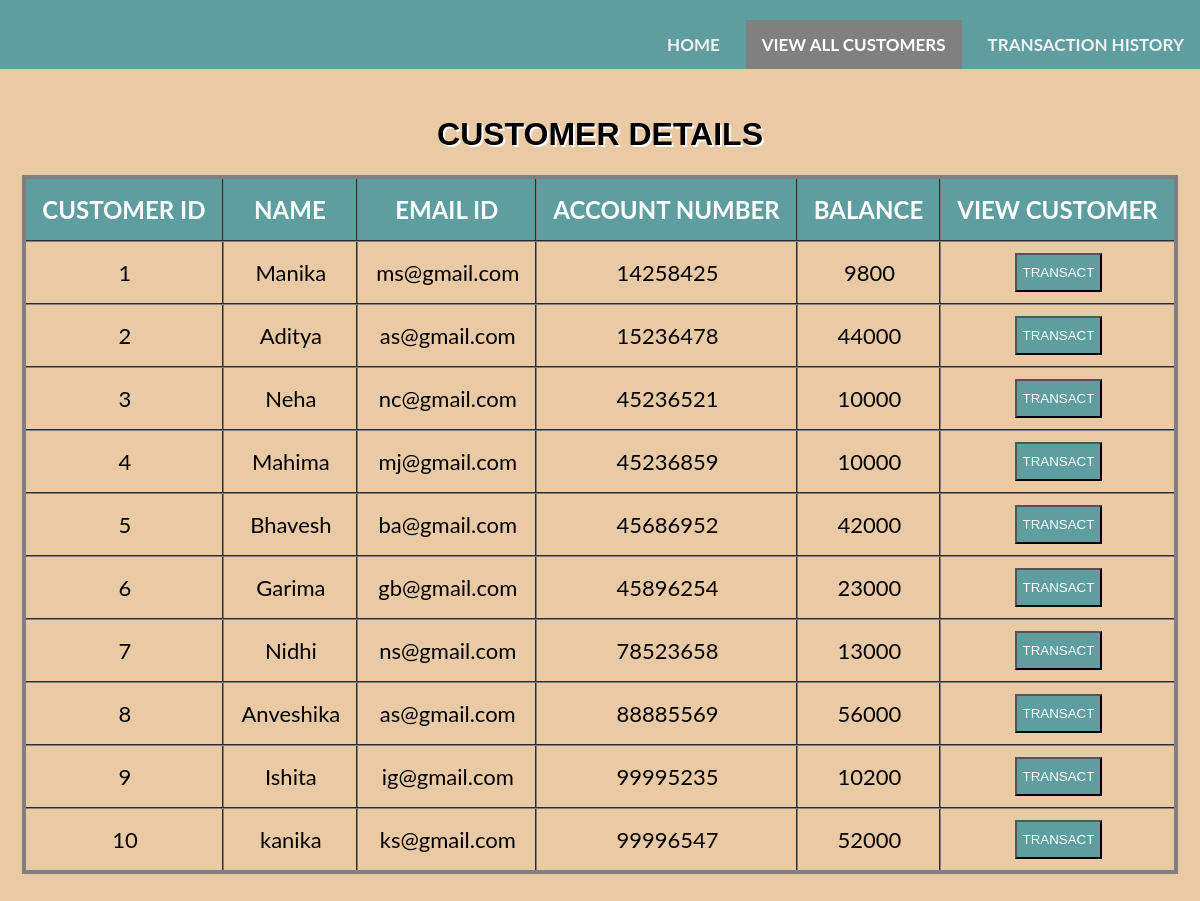
Page /customer_details.php on the committed database.
### tables this page shows
CREATE TABLE `customer` (
  `NAME` varchar(20) NOT NULL,
  `EMAIL` varchar(20) NOT NULL,
  `ACCOUNT NUMBER` int(20) NOT NULL,
  `BALANCE` int(20) NOT NULL
);

### customer_details.php (the view, shortened to what this page needs)
<?php
$con=mysqli_connect('localhost','root','','internet banking system');
$q="select * from customer ";
$result=mysqli_query($con,$q);
?>
<!DOCTYPE html>
<html lang="en">
<head>
    <link rel="stylesheet" href="css/getdetail.css">
    <link rel="stylesheet" href="css/header.css">
	<link rel="stylesheet" href="css/all.min.css">
	<link rel="stylesheet" href="css/style.css">
	<link rel="stylesheet" href="css/customer.css">
</head>
<body>
<div class="topnav">
		<a href="transaction_history.php">Transaction History</a>
        <a class="active" href="customer_details.php">View All Customers</a>
        <a href="index.php">Home</a>
</div>
<br>
<br>
<br>
<br>
<br>
<h1 style="color:black;text-shadow: 2px 2px white;">CUSTOMER DETAILS</h1>
    <table >
		<thead bgcolor="cadetblue">
			<th>CUSTOMER ID</th>
			<th>NAME</th>
			<th>EMAIL ID</th>
			<th>ACCOUNT NUMBER</th>
			<th>BALANCE</th>
			<th>VIEW CUSTOMER</th>
		</thead>
        <tbody>
		<tr>
			<?php
				$row=mysqli_fetch_array($result);
			?>
			<td>1</td>
			<td><?php echo  $row["NAME"]; ?></td>
			<td><?php echo  $row["EMAIL"]; ?></td>
			<td><?php echo  $row["ACCOUNT NUMBER"]; ?></td>
			<td><?php echo  $row["BALANCE"]; ?></td>
			<td>
				<form action="customer.php" method="post"  class="view">
					<button class="button1" type="submit" name="NAME" value="Manika" style="background-color: cadetblue; color:white;">TRANSACT</button>
				</form>
			</td>
		</tr>
        <tr>
			<?php
				$row=mysqli_fetch_array($result);
			?>
			<td>2</td>
			<td><?php echo  $row["NAME"]; ?></td>
			<td><?php echo  $row["EMAIL"]; ?></td>
			<td><?php echo  $row["ACCOUNT NUMBER"]; ?></td>
			<td><?php echo  $row["BALANCE"]; ?></td>
			<td>
				<form action="customer.php" method="post"  class="view">
					<button class="button1" type="submit" name="NAME" value="Aditya"style="background-color: cadetblue; color:white;">TRANSACT</button>
				</form>
			</td>
		</tr>
        <tr>
			<?php
				$row=mysqli_fetch_array($result);
			?>
			<td>3</td>
			<td><?php echo  $row["NAME"]; ?></td>
			<td><?php echo  $row["EMAIL"]; ?></td>
			<td><?php echo  $row["ACCOUNT NUMBER"]; ?></td>
			<td><?php echo  $row["BALANCE"]; ?></td>
			<td>
				<form action="customer.php" method="post"  class="view">
					<button class="button1" type="submit" name="NAME" value="Neha"style="background-color: cadetblue; color:white;">TRANSACT</button>
				</form>
			</td>
		</tr>
        <tr>
			<?php
				$row=mysqli_fetch_array($result);
			?>
			<td>4</td>
			<td><?php echo  $row["NAME"]; ?></td>
			<td><?php echo  $row["EMAIL"]; ?></td>
			<td><?php echo  $row["ACCOUNT NUMBER"]; ?></td>
			<td><?php echo  $row["BALANCE"]; ?></td>
			<td>
				<form action="customer.php" method="post"  class="view">
					<button class="button1" type="submit" name="NAME" value="Mahima"style="background-color: cadetblue; color:white;">TRANSACT</button>
				</form>
			</td>
		</tr>
        <tr>
			<?php
				$row=mysqli_fetch_array($result);
			?>
			<td>5</td>
			<td><?php echo  $row["NAME"]; ?></td>
			<td><?php echo  $row["EMAIL"]; ?></td>
			<td><?php echo  $row["ACCOUNT NUMBER"]; ?></td>
			<td><?php echo  $row["BALANCE"]; ?></td>
			<td>
				<form action="customer.php" method="post"  class="view">
					<button class="button1" type="submit" name="NAME" value="Bhavesh"style="background-color: cadetblue; color:white;">TRANSACT</button>
				</form>
			</td>
		</tr>
        <tr>
			<?php
				$row=mysqli_fetch_array($result);
			?>
			<td>6</td>
			<td><?php echo  $row["NAME"]; ?></td>
			<td><?php echo  $row["EMAIL"]; ?></td>
			<td><?php echo  $row["ACCOUNT NUMBER"]; ?></td>
			<td><?php echo  $row["BALANCE"]; ?></td>
			<td>
				<form action="customer.php" method="post"  class="view">
					<button class="button1" type="submit" name="NAME" value="Garima"style="background-color: cadetblue; color:white;">TRANSACT</button>
				</form>
			</td>
		</tr>
        <tr>
			<?php
				$row=mysqli_fetch_array($result);
			?>
			<td>7</td>
			<td><?php echo  $row["NAME"]; ?></td>
			<td><?php echo  $row["EMAIL"]; ?></td>
			<td><?php echo  $row["ACCOUNT NUMBER"]; ?></td>
			<td><?php echo  $row["BALANCE"]; ?></td>
			<td>
				<form action="customer.php" method="post"  class="view">
					<button class="button1" type="submit" name="NAME" value="Nidhi" style="background-color: cadetblue; color:white;">TRANSACT</button>
				</form>
			</td>
		</tr>
        <tr>
			<?php
				$row=mysqli_fetch_array($result);
			?>
			<td>8</td>
			<td><?php echo  $row["NAME"]; ?></td>
			<td><?php echo  $row["EMAIL"]; ?></td>
			<td><?php echo  $row["ACCOUNT NUMBER"]; ?></td>
			<td><?php echo  $row["BALANCE"]; ?></td>
			<td>
				<form action="customer.php" method="post"  class="view">
					<button class="button1" type="submit" name="NAME" value="Anveshika"style="background-color: cadetblue; color:white;">TRANSACT</button>
				</form>
			</td>
		</tr>
        <tr>
			<?php
				$row=mysqli_fetch_array($result);
			?>
			<td>9</td>
			<td><?php echo  $row["NAME"]; ?></td>
			<td><?php echo  $row["EMAIL"]; ?></td>
			<td><?php echo  $row["ACCOUNT NUMBER"]; ?></td>
			<td><?php echo  $row["BALANCE"]; ?></td>
			<td>
				<form action="customer.php" method="post"  class="view">
					<button class="button1" type="submit" name="NAME" value="Ishita"style="background-color: cadetblue; color:white;">TRANSACT</button>
				</form>
			</td>
		</tr>
        <tr>
			<?php
				$row=mysqli_fetch_array($result);
			?>
			<td>10</td>
			<td><?php echo  $row["NAME"]; ?></td>
			<td><?php echo  $row["EMAIL"]; ?></td>
			<td><?php echo  $row["ACCOUNT NUMBER"]; ?></td>
			<td><?php echo  $row["BALANCE"]; ?></td>
			<td>
				<form action="customer.php" method="post"  class="view">
					<button class="button1" type="submit" name="NAME" value="Kanika"style="background-color: cadetblue; color:white;">TRANSACT</button>
				</form>
			</td>
		</tr>
    </table>
    <br>
    <br>
</body>
</html>

### css/getdetail.css (style rules this page uses)
body { text-align: center; }
h1 { font-family: Arial, Times, serif; }
table { text-align: center; margin-left: auto; margin-right: auto; border: 2px solid rgb(8, 7, 7); border-collapse: collapse; }
th { color: #fff; font-size: 10px; padding: 12px; }
td { text-align: center; font-size: 10px; color: black; padding: 0px 20px 0px 20px; }
tr { transition: background 0.3s, box-shadow 0.3s; }
th, td { border-collapse: collapse; border: 1px groove gray; text-shadow: none; }
.button1 { background-color: cadetblue; color: rgb(8, 7, 7); text-align: center; padding-top: 10px; padding-bottom: 10px; }

### css/header.css (style rules this page uses)
.topnav { background-color: cadetblue; overflow: hidden; position: absolute; top: 0px; left: 0px; right: 0px; }
.topnav a { float: right; color: #f2f2f2; text-align: center; padding: 14px 16px; text-decoration: none; font-size: 17px; font-weight: bold; }
.topnav a.active { background-color: grey; color: white; }

### css/style.css (style rules this page uses)
body { background: url("1.jpg") no-repeat center center/cover; font-family: Arial, Helvetica, sans-serif; }
tr { text-align: center; }
h1 { text-align: center; }
a { font-size: 1.5rem; padding: 1rem 1rem; color: #f4f4f4; margin-left: 10px; margin-top: 20px; text-transform: uppercase; }

### css/customer.css (style rules this page uses)
body { font-family: "Lato", sans-serif; margin: 0px; text-align: center; background-color: rgba(230, 194, 150, 0.856); }
table { text-align: center; margin-left: auto; margin-right: auto; border: 4px solid gray; border-collapse: collapse; }
th { color: white; font-size: 24px; padding: 16px; }
td { font-size: 22px; color: #000; padding: 11px 16px 11px 18px; }
tr { transition: background 0.3s, box-shadow 0.3s; }
th, td { border-collapse: collapse; border: 2px groove gray; }
body { background-position: center; background-repeat: no-repeat; background-size: cover; }

### customer_details.php (style rules this page uses)
body { background-image: url("https://media.istockphoto.com/photos/blank-warm-white-plain-background-picture-id1059059678?k=6&m=1059059678&s=612x612&w=0&h=AzFHa_kaPH9SPtgZrUWiJsv7P3WyyXrSH0C_PBnUZ2c=") ; }

### rows in the picture
customer: NAME "Manika", EMAIL "ms@gmail.com", ACCOUNT NUMBER "14258425", BALANCE "9800"
customer: NAME "Aditya", EMAIL "as@gmail.com", ACCOUNT NUMBER "15236478", BALANCE "44000"
customer: NAME "Neha", EMAIL "nc@gmail.com", ACCOUNT NUMBER "45236521", BALANCE "10000"
customer: NAME "Mahima", EMAIL "mj@gmail.com", ACCOUNT NUMBER "45236859", BALANCE "10000"
customer: NAME "Bhavesh", EMAIL "ba@gmail.com", ACCOUNT NUMBER "45686952", BALANCE "42000"
customer: NAME "Garima", EMAIL "gb@gmail.com", ACCOUNT NUMBER "45896254", BALANCE "23000"
customer: NAME "Nidhi", EMAIL "ns@gmail.com", ACCOUNT NUMBER "78523658", BALANCE "13000"
customer: NAME "Anveshika", EMAIL "as@gmail.com", ACCOUNT NUMBER "88885569", BALANCE "56000"
customer: NAME "Ishita", EMAIL "ig@gmail.com", ACCOUNT NUMBER "99995235", BALANCE "10200"
customer: NAME "kanika", EMAIL "ks@gmail.com", ACCOUNT NUMBER "99996547", BALANCE "52000"
